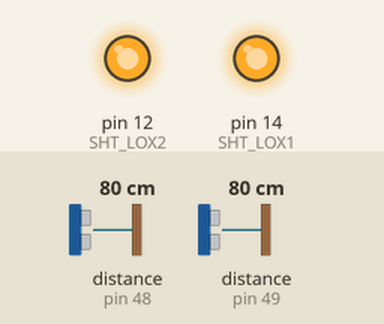
This sketch was run on a simulated Arduino Uno, built for the host (arithmetic inside an expression is 32-bit, double 64-bit). On the bench: output pins drawn as LEDs (lit = HIGH). Inputs (shaded band) come from the test bench; at power-on: distance to the obstacle (sensors on pin 48, pin 49) 80 cm. No MQTT or app messages arrive unless stated; what the sketch prints to the serial monitor is not drawn.

Above: at 0.1 s.
Timing chart, 0 to 1.6 s (numbered marks = the images above):
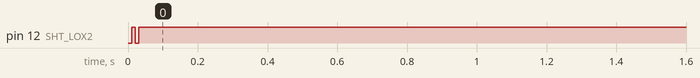

The sketch:

main.ino
```cpp
#include "Adafruit_VL53L0X.h"
#include "EspMQTTClient.h"

// address we will assign if dual sensor is present
#define LOX1_ADDRESS 0x31
#define LOX2_ADDRESS 0x30

// set the pins to shutdown
#define SHT_LOX1 14
#define SHT_LOX2 12

// objects for the vl53l0x
Adafruit_VL53L0X lox1 = Adafruit_VL53L0X();
Adafruit_VL53L0X lox2 = Adafruit_VL53L0X();

// this holds the measurement
VL53L0X_RangingMeasurementData_t measure1;
VL53L0X_RangingMeasurementData_t measure2;

EspMQTTClient client(
  "SSID",
  "PASSWORD",
  "MQTT-SERVER-IP",  // MQTT Broker server ip
  "",   // Can be omitted if not needed
  "",   // Can be omitted if not needed
  "InOut",     // Client name that uniquely identify your device
  "PORT"              // The MQTT port, default to 1883. this line can be omitted
);

int distance1, distance2;

/*
    Reset all sensors by setting all of their XSHUT pins low for delay(10), then set all XSHUT high to bring out of reset
    Keep sensor #1 awake by keeping XSHUT pin high
    Put all other sensors into shutdown by pulling XSHUT pins low
    Initialize sensor #1 with lox.begin(new_i2c_address) Pick any number but 0x29 and it must be under 0x7F. Going with 0x30 to 0x3F is probably OK.
    Keep sensor #1 awake, and now bring sensor #2 out of reset by setting its XSHUT pin high.
    Initialize sensor #2 with lox.begin(new_i2c_address) Pick any number but 0x29 and whatever you set the first sensor to
 */
void setID() {
  // all reset
  digitalWrite(SHT_LOX1, LOW);
  digitalWrite(SHT_LOX2, LOW);
  delay(10);
  // all unreset
  digitalWrite(SHT_LOX1, HIGH);
  digitalWrite(SHT_LOX2, HIGH);
  delay(10);

  // activating LOX1 and reseting LOX2
  digitalWrite(SHT_LOX1, HIGH);
  digitalWrite(SHT_LOX2, LOW);

  // initing LOX1
  if(!lox1.begin(LOX1_ADDRESS)) {
    Serial.println(F("Failed to boot first VL53L0X"));
    while(1);
  }
  delay(10);

  // activating LOX2
  digitalWrite(SHT_LOX2, HIGH);
  delay(10);

  //initing LOX2
  if(!lox2.begin(LOX2_ADDRESS)) {
    Serial.println(F("Failed to boot second VL53L0X"));
    while(1);
  }
}

int visitor = 0;
String visiteur;

void read_dual_sensors() {

  lox1.rangingTest(&measure1, false); // pass in 'true' to get debug data printout!
  lox2.rangingTest(&measure2, false); // pass in 'true' to get debug data printout!

  distance1 = measure1.RangeMilliMeter;
  distance2 = measure2.RangeMilliMeter;

  if(distance1 < 800 && distance2 > 800) { // si le capteur 1 reagit en premier
    visitor = visitor + 1; // ALORS on ajoute +1 a la variable visitor
    visiteur = String(visitor);
  }
  if(distance1 > 800 && distance2 < 800) { // si le capteur 2 reagit en second
    visitor = visitor - 1; // ALORS on enleve 1 a la variable visitor
    visiteur = String(visitor);
  }
  Serial.println(visitor); // on s'en sert pour deboguer
}

void setup() {
  Serial.begin(115200);

  // Optionnal functionnalities of EspMQTTClient :
  client.enableDebuggingMessages(); // Enable debugging messages sent to serial output
  client.enableHTTPWebUpdater(); // Enable the web updater. User and password default to values of MQTTUsername and MQTTPassword. These can be overrited with enableHTTPWebUpdater("user", "password").

  // wait until serial port opens for native USB devices
  while (! Serial) { delay(1); }

  pinMode(SHT_LOX1, OUTPUT);
  pinMode(SHT_LOX2, OUTPUT);

  Serial.println(F("Shutdown pins inited..."));

  digitalWrite(SHT_LOX1, LOW);
  digitalWrite(SHT_LOX2, LOW);

  Serial.println(F("Both in reset mode...(pins are low)"));


  Serial.println(F("Starting..."));
  setID();

}

// This function is called once everything is connected (Wifi and MQTT)
// WARNING : YOU MUST IMPLEMENT IT IF YOU USE EspMQTTClient
void onConnectionEstablished()
{
}


void loop() {
  client.loop();
  upload();
  read_dual_sensors();
  delay(500);
}

void upload() {
  client.publish("fablab/number-person1", String(distance1));
  client.publish("fablab/number-person2", String(distance2));
  client.publish("fablab/number-person2", visiteur);
}
```
